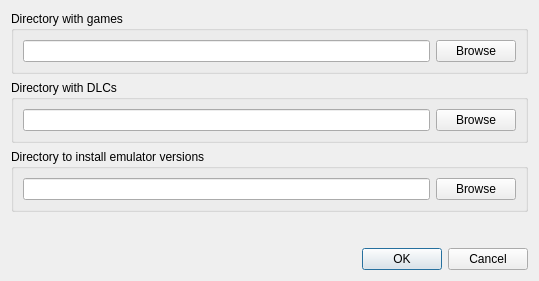
<?xml version="1.0" encoding="UTF-8"?>
<ui version="4.0">
 <class>GameInstallDialog</class>
 <widget class="QDialog" name="GameInstallDialog">
  <property name="geometry">
   <rect>
    <x>0</x>
    <y>0</y>
    <width>539</width>
    <height>281</height>
   </rect>
  </property>
  <property name="windowTitle">
   <string>shadLauncher4 - Choose directory</string>
  </property>
  <layout class="QVBoxLayout" name="verticalLayout">
   <item>
    <widget class="QGroupBox" name="groupGames">
     <property name="title">
      <string>Directory with games</string>
     </property>
     <layout class="QHBoxLayout" name="layoutGames">
      <item>
       <widget class="QLineEdit" name="editGamesDirectory"/>
      </item>
      <item>
       <widget class="QPushButton" name="btnBrowseGames">
        <property name="text">
         <string>Browse</string>
        </property>
        <property name="icon">
         <iconset theme="folder-open"/>
        </property>
       </widget>
      </item>
     </layout>
    </widget>
   </item>
   <item>
    <widget class="QGroupBox" name="groupAddons">
     <property name="title">
      <string>Directory with DLCs</string>
     </property>
     <layout class="QHBoxLayout" name="layoutAddons">
      <item>
       <widget class="QLineEdit" name="editAddonsDirectory"/>
      </item>
      <item>
       <widget class="QPushButton" name="btnBrowseAddons">
        <property name="text">
         <string>Browse</string>
        </property>
        <property name="icon">
         <iconset theme="folder-open"/>
        </property>
       </widget>
      </item>
     </layout>
    </widget>
   </item>
   <item>
    <widget class="QGroupBox" name="groupVersions">
     <property name="title">
      <string>Directory to install emulator versions</string>
     </property>
     <layout class="QHBoxLayout" name="layoutVersions">
      <item>
       <widget class="QLineEdit" name="editVersionDirectory"/>
      </item>
      <item>
       <widget class="QPushButton" name="btnBrowseVersions">
        <property name="text">
         <string>Browse</string>
        </property>
        <property name="icon">
         <iconset theme="folder-open"/>
        </property>
       </widget>
      </item>
     </layout>
    </widget>
   </item>
   <item>
    <spacer name="verticalSpacer">
     <property name="orientation">
      <enum>Qt::Orientation::Vertical</enum>
     </property>
     <property name="sizeHint" stdset="0">
      <size>
       <width>20</width>
       <height>40</height>
      </size>
     </property>
    </spacer>
   </item>
   <item>
    <widget class="QDialogButtonBox" name="buttonBox">
     <property name="standardButtons">
      <set>QDialogButtonBox::StandardButton::Cancel|QDialogButtonBox::StandardButton::Ok</set>
     </property>
    </widget>
   </item>
  </layout>
 </widget>
 <resources/>
 <connections/>
</ui>
